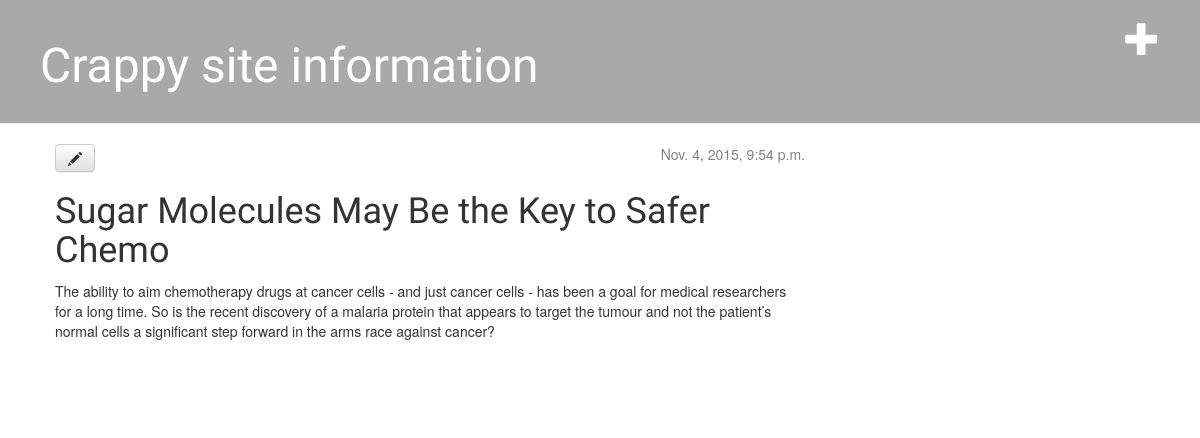
The app's page /post/1/ with its own data.
### blog/models.py (models this page shows, shortened)
class Post(models.Model):
    author = models.ForeignKey('auth.User')
    title = models.CharField(max_length=200)
    text = models.TextField()
    created_date = models.DateTimeField(
            default=timezone.now)
    published_date = models.DateTimeField(
            blank=True, null=True)

### blog/views.py (the view)
# urls.py: url(r'^post/(?P<pk>[0-9]+)/$', views.post_detail, name='post_detail'),
def post_detail(request, pk):
        post = get_object_or_404(Post, pk=pk)
        return render(request, 'blog/post_detail.html', {'post': post})

### blog/templates/blog/post_detail.html
{% extends "blog/base.html" %}
    {% block content %}
        <div class="post">
            {% if post.published_date %}
                <div class="date">
                    {{ post.published_date }}
                </div>
            {% endif %}
            <a class="btn btn-default" href="{% url "post_edit" pk=post.pk %}"><span class="glyphicon glyphicon-pencil"></span></a>
            <h1>{{ post.title }}</h1>
            <p>{{ post.text|linebreaks }}</p>
        </div>
    {% endblock %}

### blog/static/css/blog.css (style rules this page uses)
h1, h2, h3, h4 { font-family: 'Lobster', cursive; }
.date { float: right; color: #828282; }
.post { margin-bottom: 70px; }

### records on screen
Post: published_date "Nov. 4, 2015, 9:54 p.m.", title "Sugar Molecules May Be the Key to Safer Chemo", text "The ability to aim chemotherapy drugs at cancer cells - and just cancer cells - has been a goal for medical researchers for a long time. So is the recent discovery of a malaria protein that appears to target the tumour and not the patient’s normal cells a significant step forward in the arms race against cancer?"
